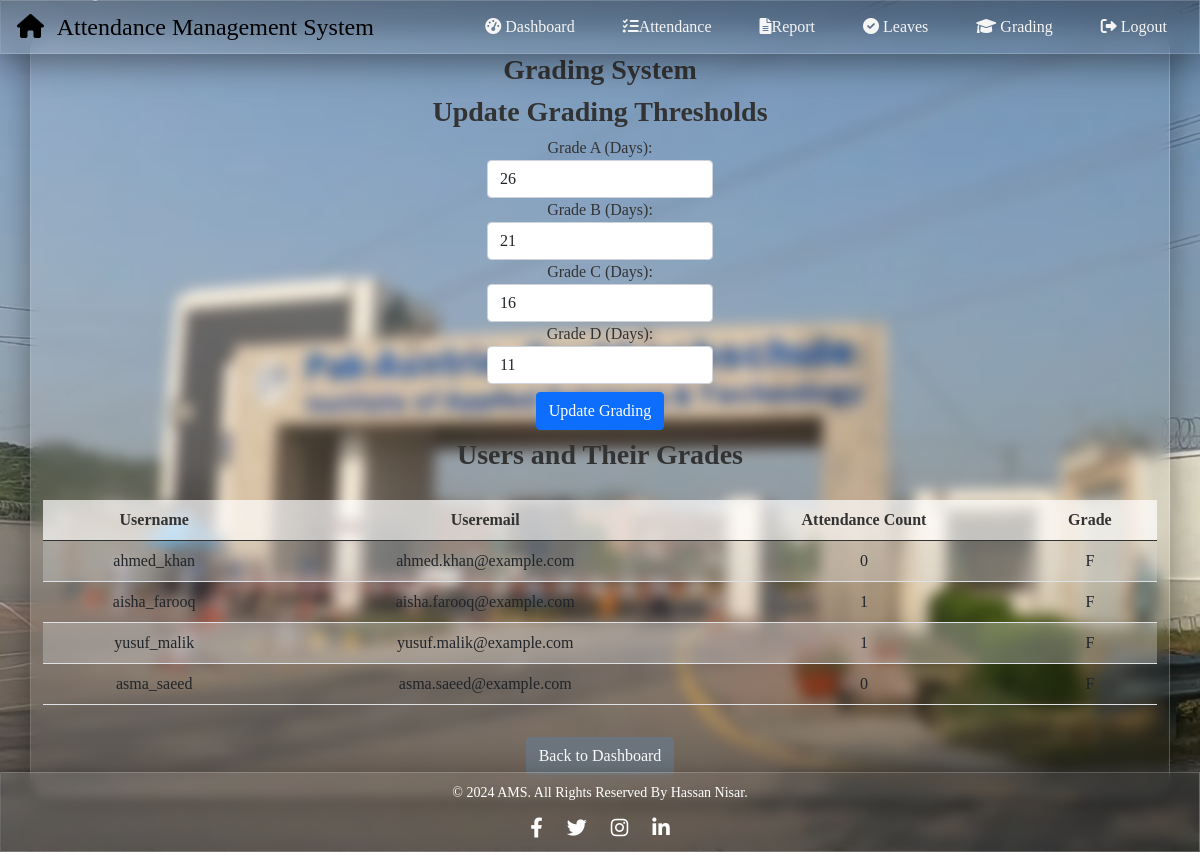
Page /php/grading_system.php (signed in) on the committed database.
### tables this page shows
CREATE TABLE `users` (
  `UserID` int(11) NOT NULL,
  `Username` varchar(50) NOT NULL,
  `Useremail` varchar(255) NOT NULL,
  `ProfilePicture` varchar(255) DEFAULT 'default.jpg',
  `Password` varchar(255) NOT NULL,
  `UserType` enum('admin','student') NOT NULL DEFAULT 'student'
);

### php/grading_system.php (the view, shortened to what this page needs)
<?php
include('db.php');
$grading = [];
$sql = "SELECT * FROM grading_system";
$result = $conn->query($sql);
if ($result->num_rows > 0) {
    while ($row = $result->fetch_assoc()) {
        $grading[$row['Grade']] = $row['Threshold'];
    }
} else {
    $grading = [
        'A' => 26,
        'B' => 21,
        'C' => 16,
        'D' => 11
    ];
}
function getGrade($attendance, $grading)
{
    return 'F';
}
$sql = "SELECT u.UserID, u.Username, u.Useremail, COUNT(a.AttendanceID) AS AttendanceCount
        FROM users u
        LEFT JOIN attendance a ON u.UserID = a.UserID AND a.Status = 'Present'
        WHERE u.UserType = 'student'
        GROUP BY u.UserID";
$result = $conn->query($sql);
$users = [];
if ($result->num_rows > 0) {
    while ($row = $result->fetch_assoc()) {
        $row['Grade'] = getGrade($row['AttendanceCount'], $grading);
        $users[] = $row;
    }
}
?>
<!DOCTYPE html>
<html lang="en">
<head>
    <link rel="stylesheet" href="../css/grading.css">
    <link rel="stylesheet" href="../css/navbar.css">
    <link rel="stylesheet" href="../css/footer.css">
    <link href="https://cdnjs.cloudflare.com/ajax/libs/font-awesome/6.0.0/css/all.min.css" rel="stylesheet">
    <link href="https://cdn.jsdelivr.net/npm/bootstrap@5.0.2/dist/css/bootstrap.min.css" rel="stylesheet"
>
</head>
<body>
    <?php include('../includes/admin_header.php'); ?>
    <div class="row_gra mt-4 mb-2">
        <div class="container container_gra">
            <h3>Grading System</h3>
            <h3>Update Grading Thresholds</h3>
            <form method="POST" action="grading_system.php">
                <div class="form-group">
                    <label for="grade_A">Grade A (Days):</label>
                    <input type="number" class="form-control" id="grade_A" name="grade_A"
                        value="<?php echo $grading['A']; ?>" required>
                </div>
                <div class="form-group">
                    <label for="grade_B">Grade B (Days):</label>
                    <input type="number" class="form-control" id="grade_B" name="grade_B"
                        value="<?php echo $grading['B']; ?>" required>
                </div>
                <div class="form-group">
                    <label for="grade_C">Grade C (Days):</label>
                    <input type="number" class="form-control" id="grade_C" name="grade_C"
                        value="<?php echo $grading['C']; ?>" required>
                </div>
                <div class="form-group">
                    <label for="grade_D">Grade D (Days):</label>
                    <input type="number" class="form-control" id="grade_D" name="grade_D"
                        value="<?php echo $grading['D']; ?>" required>
                </div>
                <button type="submit" name="update_grading" class="mt-2 btn btn-primary">Update Grading</button>
            </form>
            <h3 class="mt-2">Users and Their Grades</h3>
            <table class="table table-striped">
                <thead>
                    <tr>
                        <th>Username</th>
                        <th>Useremail</th>
                        <th>Attendance Count</th>
                        <th>Grade</th>
                    </tr>
                </thead>
                <tbody>
                    <?php foreach ($users as $user): ?>
                        <tr>
                            <td><?php echo $user['Username']; ?></td>
                            <td><?php echo $user['Useremail']; ?></td>
                            <td><?php echo $user['AttendanceCount']; ?></td>
                            <td><?php echo $user['Grade']; ?></td>
                        </tr>
                    <?php endforeach; ?>
                </tbody>
            </table>
            <a href="../index.php" class="btn btn-secondary mt-3">Back to Dashboard</a>
        </div>
    </div>
    <div><?php include('../includes/footer.php'); ?></div>
</body>
</html>

### css/grading.css (style rules this page uses)
body { background-image: url('../images/default.png'); background-size: cover; background-position: center; background-repeat: no-repeat; font-family: "Playfair Display", serif !important; font-optical-sizing: auto; }
.row_gra { height: 85vh; width: 100vw; display: flex; flex-direction: column; align-items: center; justify-content: center; }
.container_gra { display: flex; flex-direction: column; align-items: center; justify-content: center; height: auto; width: 90vw; max-width: 1200px; color: #333; margin-bottom: 20px; text-align: center; background: linear-gradient(135deg, rgba(255, 255, 255, 0.1), rgba(255, 255, 255, 0)); backdrop-filter: blur(7px); -webkit-backdrop-filter: blur(7px); border-radius: 20px; border: 1px solid rgba(255, 255, 255, 0.18); box-shadow: 0 8px 32px 0 rgba(0, 0, 0, 0.37); padding: 20px; }
.container_app h2, h3 { font-weight: 600 !important; }
.table { margin-top: 20px; }
.table thead th { background-color: rgba(255, 255, 255, 0.7); color: #333; }
.table-striped tbody tr:nth-of-type(odd) { background-color: rgba(255, 255, 255, 0.3); }
.btn { display: inline-block; font-size: 1rem; padding: 10px 20px; border-radius: 5px; text-align: center; transition: background-color 0.3s, border-color 0.3s; }
.btn-primary { background-color: #007bff; border-color: #007bff; color: #fff; }

### css/navbar.css (style rules this page uses)
* { margin: 0; padding: 0; box-sizing: border-box; }
body { padding-top: 60px; }

### rows in the picture
users: Username "ahmed_khan", Useremail "ahmed.khan@example.com", AttendanceCount "0", Grade "F"
users: Username "aisha_farooq", Useremail "aisha.farooq@example.com", AttendanceCount "1", Grade "F"
users: Username "yusuf_malik", Useremail "yusuf.malik@example.com", AttendanceCount "1", Grade "F"
users: Username "asma_saeed", Useremail "asma.saeed@example.com", AttendanceCount "0", Grade "F"
